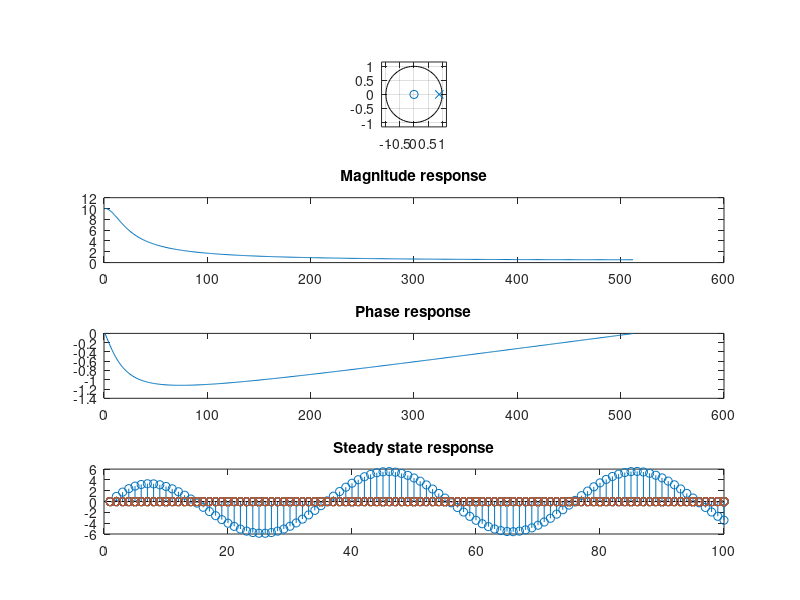

This figure's MATLAB source:
x=[1];
y=[1,-0.9];
subplot(4,1,1);
zplane(x,y)  %plotted pole zero plot
h=freqz(x,y);  %transfer function
subplot(4,1,2)
plot(abs(h))   
title('Magnitude response');
subplot(4,1,3)
plot(angle(h))
title('Phase response');

n=1:100
z2=zeros(length(n));
z2(1)=0;
for i=2:length(n)
    z2(i)=0.9*z2(i-1)+cos(0.05*pi*i);
end
subplot(4,1,4);
stem(n,z2); 
title("Steady state response");
